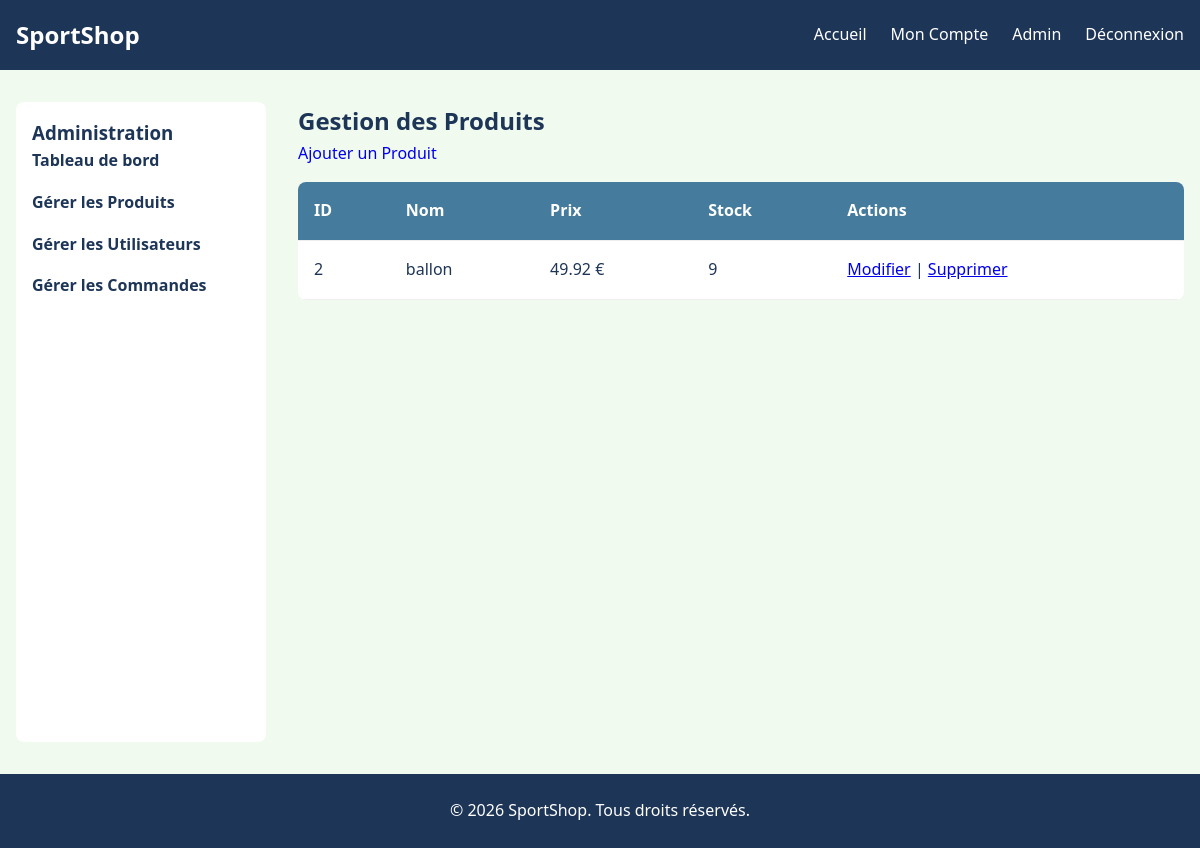
/admin/products.php (signed in), run on an earlier commit of the app's database.
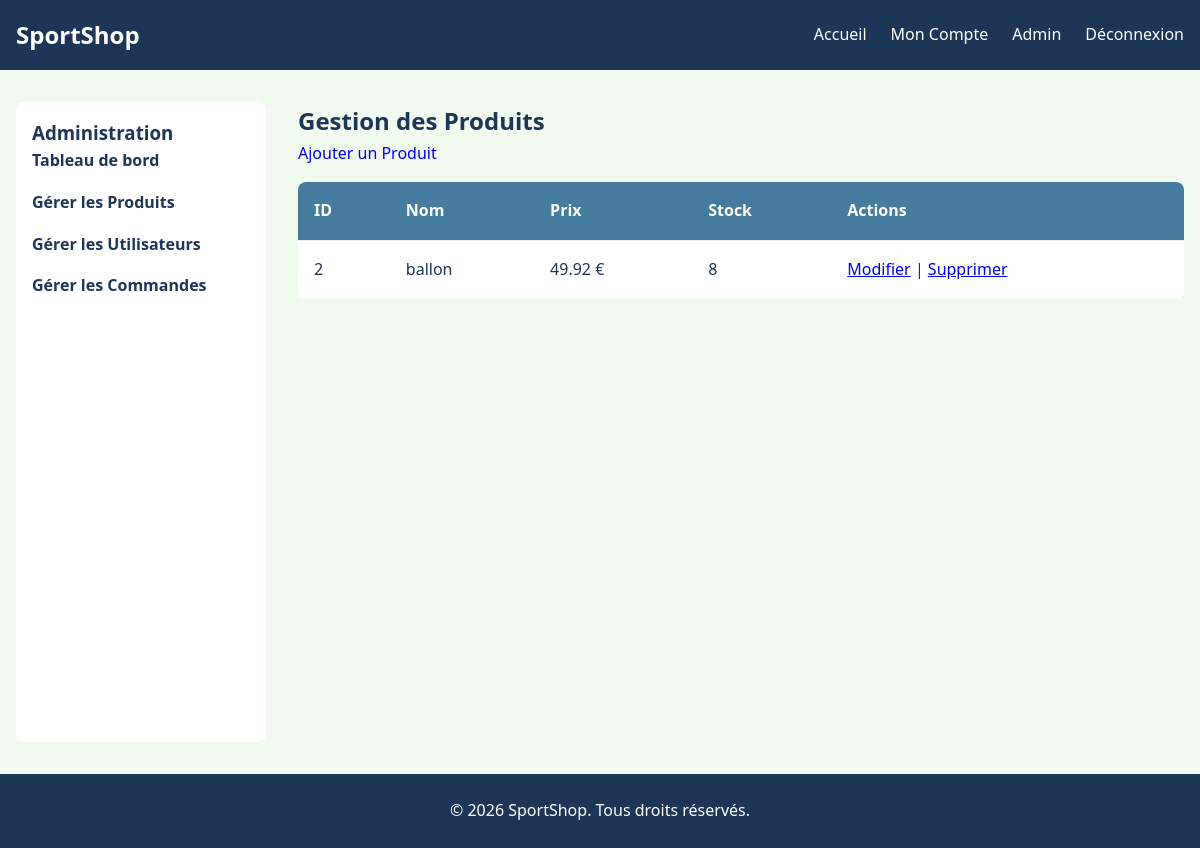
And on a later commit of the database.
### tables this page shows
CREATE TABLE products (
    id INTEGER PRIMARY KEY AUTOINCREMENT,
    name TEXT NOT NULL,
    description TEXT,
    price REAL NOT NULL,
    stock INTEGER DEFAULT 0,
    image_url TEXT,
    category TEXT,
    created_at DATETIME DEFAULT CURRENT_TIMESTAMP
);

### classes/Database.php (called while the page is built)
<?php
class Database {
    private static $instance = null;
    private $pdo;
    private function __construct() {
        try {
            $dbPath = __DIR__ . '/../database/sportshop.db';
            $this->pdo = new PDO("sqlite:" . $dbPath);
            $this->pdo->setAttribute(PDO::ATTR_ERRMODE, PDO::ERRMODE_EXCEPTION);
            $this->pdo->setAttribute(PDO::ATTR_DEFAULT_FETCH_MODE, PDO::FETCH_ASSOC);
        } catch (PDOException $e) {
            die("Connection failed: " . $e->getMessage());
        }
    }
    public static function getInstance() {
        if (self::$instance === null) {
            self::$instance = new self();
        }
        return self::$instance;
    }
    public function getConnection() {
        return $this->pdo;
    }
}

### classes/Product.php (called while the page is built, shortened)
<?php
require_once __DIR__ . '/Database.php';
class Product {
    private $db;
    public function __construct() {
        $this->db = Database::getInstance()->getConnection();
    }
    public function getAllProducts() {
        $stmt = $this->db->query("SELECT * FROM products ORDER BY created_at DESC");
        return $stmt->fetchAll();
    }
}

### public/admin/products.php (the view, shortened to what the changed rows need)
<?php
require_once __DIR__ . '/../../includes/header.php';
$productObj = new Product();
$action = $_GET['action'] ?? 'list';
$products = $productObj->getAllProducts();
$edit_product = null;
?>
<div class="admin-container">
    <main class="admin-content" style="margin: 0; padding: 0;">
        <h2>Gestion des Produits</h2>
        <?php if ($action === 'add' || $action === 'edit'): ?>
            <h3><?php echo $action === 'add' ? 'Ajouter' : 'Modifier'; ?> un Produit</h3>
            <form action="products.php" method="POST" enctype="multipart/form-data" class="form-container" style="margin: 1rem 0; max-width: 100%;">
                <input type="hidden" name="id" value="<?php echo $edit_product['id'] ?? ''; ?>">
                <input type="hidden" name="existing_image" value="<?php echo $edit_product['image_url'] ?? ''; ?>">
                <div class="form-group">
                    <label>Nom</label>
                    <input type="text" name="name" value="<?php echo $edit_product['name'] ?? ''; ?>" required>
                </div>
                <div class="form-group">
                    <label>Description</label>
                    <textarea name="description"><?php echo $edit_product['description'] ?? ''; ?></textarea>
                </div>
                <div class="form-group">
                    <label>Prix (€)</label>
                    <input type="number" step="0.01" name="price" value="<?php echo $edit_product['price'] ?? ''; ?>" required>
                </div>
                <div class="form-group">
                    <label>Stock</label>
                    <input type="number" name="stock" value="<?php echo $edit_product['stock'] ?? '0'; ?>" required>
                </div>
                <div class="form-group">
                    <label>Catégorie</label>
                    <input type="text" name="category" value="<?php echo $edit_product['category'] ?? ''; ?>">
                </div>
                <div class="form-group">
                    <label>Image (Upload obligatoire pour nouveau produit)</label>
                    <input type="file" name="image" <?php echo $action === 'add' ? 'required' : ''; ?>>
                    <?php if (isset($edit_product['image_url'])): ?>
                        <p>Image actuelle: <?php echo $edit_product['image_url']; ?></p>
                    <?php endif; ?>
                </div>
                <button type="submit">Enregistrer</button>
                <a href="products.php" class="button" style="background: gray; text-decoration: none;">Annuler</a>
            </form>
        <?php else: ?>
            <table>
                <thead>
                    <tr>
                        <th>ID</th>
                        <th>Nom</th>
                        <th>Prix</th>
                        <th>Stock</th>
                        <th>Actions</th>
                    </tr>
                </thead>
                <tbody>
                    <?php foreach ($products as $p): ?>
                        <tr>
                            <td><?php echo $p['id']; ?></td>
                            <td><?php echo htmlspecialchars($p['name']); ?></td>
                            <td><?php echo $p['price']; ?> €</td>
                            <td><?php echo $p['stock']; ?></td>
                            <td>
                                <a href="products.php?action=edit&id=<?php echo $p['id']; ?>">Modifier</a> |
                                <a href="products.php?action=delete&id=<?php echo $p['id']; ?>" onclick="return confirm('Supprimer ce produit ?')">Supprimer</a>
                            </td>
                        </tr>
                    <?php endforeach; ?>
                </tbody>
            </table>
        <?php endif; ?>
    </main>
</div>
<?php require_once __DIR__ . '/../../includes/footer.php'; ?>

What changed in the data, as far as the page shows it:
changed products "ballon": stock "9" → "8"
